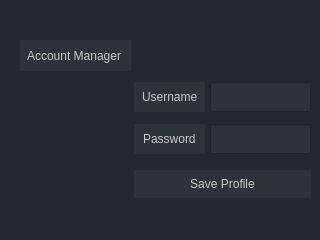
<?xml version="1.0" encoding="UTF-8"?>
<ui version="4.0">
 <class>MainWindow</class>
 <widget class="QMainWindow" name="MainWindow">
  <property name="geometry">
   <rect>
    <x>0</x>
    <y>0</y>
    <width>320</width>
    <height>240</height>
   </rect>
  </property>
  <property name="minimumSize">
   <size>
    <width>320</width>
    <height>240</height>
   </size>
  </property>
  <property name="maximumSize">
   <size>
    <width>320</width>
    <height>240</height>
   </size>
  </property>
  <property name="windowTitle">
   <string>Attendance</string>
  </property>
  <property name="windowIcon">
   <iconset>
    <normalon>../images/icon.ico</normalon>
   </iconset>
  </property>
  <property name="windowOpacity">
   <double>1.000000000000000</double>
  </property>
  <property name="styleSheet">
   <string notr="true">background-color: rgb(35, 40, 49);</string>
  </property>
  <property name="toolButtonStyle">
   <enum>Qt::ToolButtonIconOnly</enum>
  </property>
  <property name="animated">
   <bool>true</bool>
  </property>
  <property name="documentMode">
   <bool>false</bool>
  </property>
  <property name="tabShape">
   <enum>QTabWidget::Rounded</enum>
  </property>
  <property name="dockNestingEnabled">
   <bool>false</bool>
  </property>
  <property name="unifiedTitleAndToolBarOnMac">
   <bool>false</bool>
  </property>
  <widget class="QWidget" name="centralwidget">
   <widget class="QLabel" name="background">
    <property name="geometry">
     <rect>
      <x>-43</x>
      <y>42</y>
      <width>231</width>
      <height>171</height>
     </rect>
    </property>
    <property name="cursor">
     <cursorShape>ArrowCursor</cursorShape>
    </property>
    <property name="styleSheet">
     <string notr="true"/>
    </property>
    <property name="text">
     <string/>
    </property>
    <property name="pixmap">
     <pixmap>../images/background.jpg</pixmap>
    </property>
    <property name="scaledContents">
     <bool>true</bool>
    </property>
   </widget>
   <widget class="QLabel" name="labelAccount">
    <property name="geometry">
     <rect>
      <x>20</x>
      <y>40</y>
      <width>111</width>
      <height>31</height>
     </rect>
    </property>
    <property name="styleSheet">
     <string notr="true">background-color: rgb(45, 50, 59);
color: rgb(200, 200, 200);
font-size: 12px;
padding: 4px;</string>
    </property>
    <property name="text">
     <string>Account Manager</string>
    </property>
   </widget>
   <widget class="QLabel" name="labelUsername">
    <property name="geometry">
     <rect>
      <x>134</x>
      <y>82</y>
      <width>71</width>
      <height>30</height>
     </rect>
    </property>
    <property name="styleSheet">
     <string notr="true">background-color: rgb(45, 50, 59);
color: rgb(200, 200, 200);
font-size: 12px;
padding: 5px;</string>
    </property>
    <property name="text">
     <string>Username</string>
    </property>
   </widget>
   <widget class="QLabel" name="labelPassword">
    <property name="geometry">
     <rect>
      <x>134</x>
      <y>124</y>
      <width>71</width>
      <height>30</height>
     </rect>
    </property>
    <property name="styleSheet">
     <string notr="true">background-color: rgb(45, 50, 59);
color: rgb(200, 200, 200);
font-size: 12px;
padding: 6px;</string>
    </property>
    <property name="text">
     <string>Password</string>
    </property>
   </widget>
   <widget class="QLineEdit" name="inputUsername">
    <property name="geometry">
     <rect>
      <x>210</x>
      <y>82</y>
      <width>101</width>
      <height>30</height>
     </rect>
    </property>
    <property name="styleSheet">
     <string notr="true">background-color: rgb(45, 50, 59);
color: rgb(200, 200, 200);
font-size: 12px;
padding: 5px;</string>
    </property>
    <property name="text">
     <string/>
    </property>
   </widget>
   <widget class="QLineEdit" name="inputPassword">
    <property name="geometry">
     <rect>
      <x>210</x>
      <y>124</y>
      <width>101</width>
      <height>30</height>
     </rect>
    </property>
    <property name="styleSheet">
     <string notr="true">background-color: rgb(45, 50, 59);
color: rgb(200, 200, 200);
font-size: 12px;
padding: 5px;</string>
    </property>
    <property name="text">
     <string/>
    </property>
   </widget>
   <widget class="QPushButton" name="pushSave">
    <property name="geometry">
     <rect>
      <x>134</x>
      <y>170</y>
      <width>177</width>
      <height>28</height>
     </rect>
    </property>
    <property name="cursor">
     <cursorShape>PointingHandCursor</cursorShape>
    </property>
    <property name="styleSheet">
     <string notr="true">background-color: rgb(45, 50, 59);
color: rgb(200, 200, 200);
font-size: 12px;
border: 0px solid;</string>
    </property>
    <property name="text">
     <string>Save Profile</string>
    </property>
    <property name="autoDefault">
     <bool>false</bool>
    </property>
    <property name="default">
     <bool>true</bool>
    </property>
    <property name="flat">
     <bool>false</bool>
    </property>
   </widget>
  </widget>
  <action name="actionShow">
   <property name="text">
    <string>Show</string>
   </property>
  </action>
  <action name="actionEdit">
   <property name="text">
    <string>Edit</string>
   </property>
  </action>
  <action name="actionInformation">
   <property name="text">
    <string>Information</string>
   </property>
  </action>
  <action name="actionVersion">
   <property name="text">
    <string>Version</string>
   </property>
  </action>
 </widget>
 <resources/>
 <connections/>
</ui>
